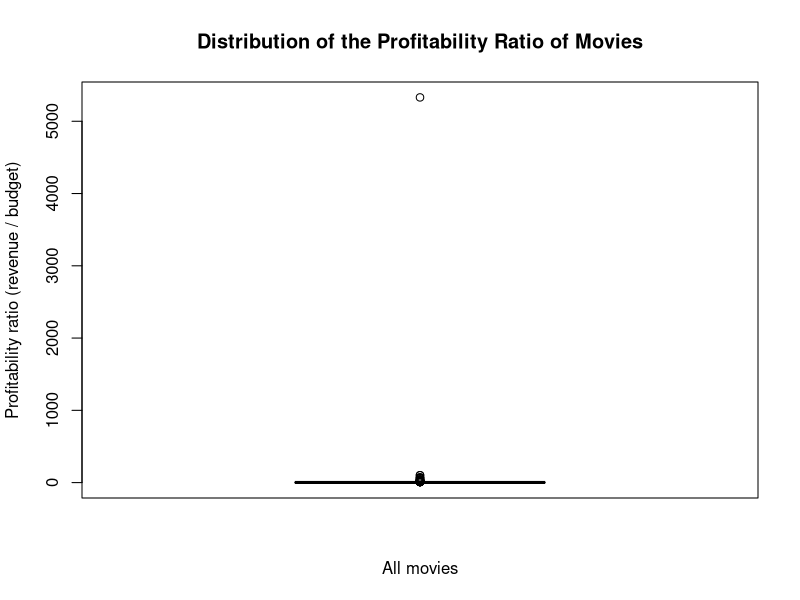
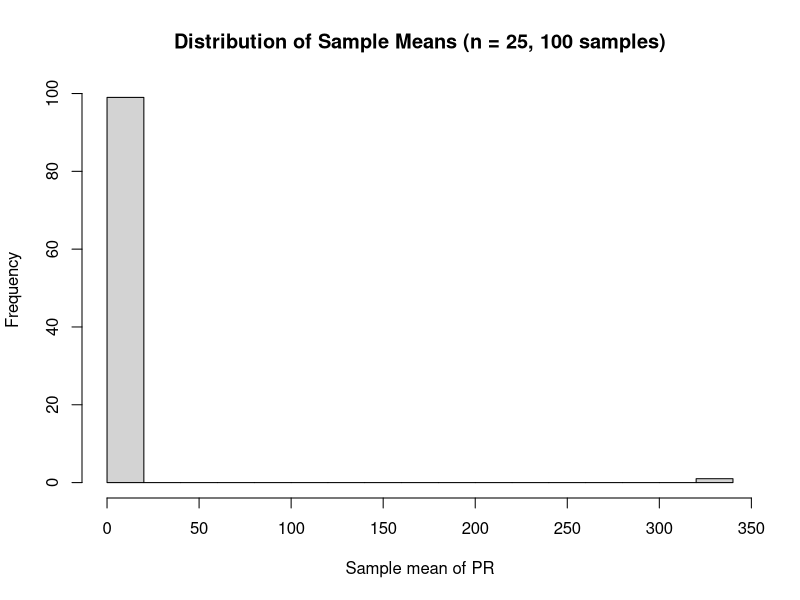

Generate these figures, in order, with R:
## ---- chunk 1
knitr::opts_chunk$set(echo = TRUE)
## ---- chunk 2
movies <- read.delim("movies5.csv")   # or "movies5.tsv", matching file name
dim(movies)                           # 909 observations, 19 variables
length(unique(movies$index))          # 909 distinct movies = subjects
## ---- chunk 3
sapply(movies, class)
str(movies$genre)
## ---- chunk 4
movies$PR <- movies$revenue / movies$budget
mean(movies$PR, na.rm = TRUE)    # Inf
median(movies$PR, na.rm = TRUE)  # 1.85
max(movies$Pr, na.rm = TRUE)     # Inf
min(movies$Pr, na.rm = TRUE)     # 0

## ---- chunk 5

sum(movies$budget == 0 & movies$revenue > 0)

## ---- chunk 6

sum(movies$budget == 0 & movies$revenue == 0)   # the amount of movies which get NA
## ---- chunk 7
movies$PR[is.infinite(movies$PR)] <- NA
mean(movies$PR, na.rm = TRUE)     # 10.96897
median(movies$PR, na.rm = TRUE)   # 1.750424
max(movies$PR, na.rm = TRUE)      # 5330.339
min(movies$PR, na.rm = TRUE)      # 0


## ---- chunk 8

mean(movies$PR >= 1, na.rm = TRUE)   # 0.6395
sum(movies$PR >= 1, na.rm = TRUE)    # 463

## ---- chunk 9
boxplot(movies$PR,
        main = "Distribution of the Profitability Ratio of Movies",
        xlab = "All movies",
        ylab = "Profitability ratio (revenue / budget)")
summary(movies$PR)


## ---- chunk 10
table(movies$director_gender, useNA = "ifany")
mean(movies$director_gender == "male", na.rm = TRUE)     # 0.9049
mean(movies$director_gender == "female", na.rm = TRUE)   # 0.0951

## ---- chunk 11
pnorm(120, mean = 107, sd = 22) - pnorm(90, mean = 107, sd = 22)

## ---- chunk 12
mean(movies$runtime >= 90 & movies$runtime <= 120) 
sd(movies$runtime)

## ---- chunk 13
notmale <- movies[movies$director_gender == "female", ]
p_d <- mean(notmale$runtime >= 120, na.rm = TRUE)
p_d

## ---- chunk 14
mean(movies$PR, na.rm = TRUE)

## ---- chunk 15
#set.seed(123)   # for reproducibility
movies_sample <- movies[sample(nrow(movies), 25), ]
mean(movies_sample$PR, na.rm = TRUE)

## ---- chunk 16
set.seed(123)
sample_means <- numeric(100)
for (i in 1:100) {
  s <- movies[sample(nrow(movies), 25), ]
  sample_means[i] <- mean(s$PR, na.rm = TRUE)
}
sample_means

## ---- chunk 17
summary(sample_means)
sd(sample_means)
hist(sample_means,
     main = "Distribution of Sample Means (n = 25, 100 samples)",
     xlab = "Sample mean of PR",
     breaks = 20)

## ---- chunk 18
#WRITE YOUR CODE HERE


## ---- chunk 19
#WRITE YOUR CODE HERE


## ---- chunk 20
#WRITE YOUR CODE HERE


## ---- chunk 21
#WRITE YOUR CODE HERE


## ---- chunk 22
#WRITE YOUR CODE HERE


## ---- chunk 23
#WRITE YOUR CODE HERE


## ---- chunk 24
#WRITE YOUR CODE HERE


## ---- chunk 25
#WRITE YOUR CODE HERE


## ---- chunk 26
#WRITE YOUR CODE HERE


## ---- chunk 27
#WRITE YOUR CODE HERE


## ---- chunk 28
#WRITE YOUR CODE HERE

## ---- chunk 29
#WRITE YOUR CODE HERE

## ---- chunk 30
#WRITE YOUR CODE HERE

## ---- chunk 31
#WRITE YOUR CODE HERE

## ---- chunk 32
#WRITE YOUR CODE HERE

## ---- chunk 33
#WRITE YOUR CODE HERE

## ---- chunk 34
#WRITE YOUR CODE HERE

## ---- chunk 35
#WRITE YOUR CODE HERE

## ---- chunk 36
#WRITE YOUR CODE HERE

## ---- chunk 37
#WRITE YOUR CODE HERE

## ---- chunk 38
#WRITE YOUR CODE HERE

## ---- chunk 39
#WRITE YOUR CODE HERE

## ---- chunk 40
#WRITE YOUR CODE HERE

## ---- chunk 41
#WRITE YOUR CODE HERE
